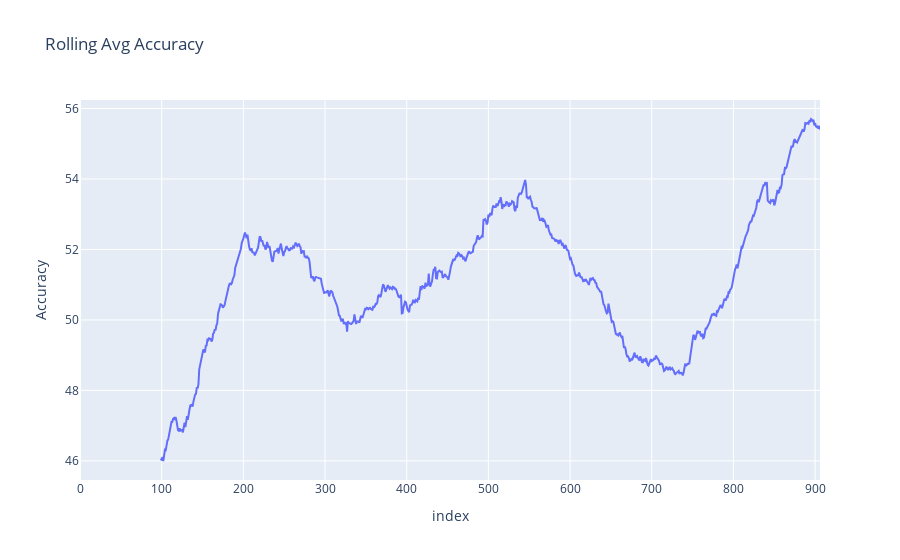

Here is the notebook cell this chart was saved with:
### Code cell
import plotly.express as px

mod = 100

fig = px.line(df, x=df.index, y=df['Accuracy'].rolling(window=mod).mean(), 
              labels={'x': 'Number of Games Played', 'y': 'Accuracy'},
              title='Rolling Avg Accuracy')

fig.show()

### Figure 1 — Plotly figure (JSON) as saved in the notebook; plotly's stock layout.template omitted (floating-point values rounded to 4 significant figures; data arrays with more than 128 entries replaced by an {"elided": "..."} marker saying what was removed)
{"data": [{"hovertemplate": "index=%{x}<br>Accuracy=%{y}<extra></extra>", "legendgroup": "", "line": {"color": "#636efa", "dash": "solid"}, "marker": {"symbol": "circle"}, "mode": "lines", "name": "", "orientation": "v", "showlegend": false, "type": "scatter", "x": {"elided": "907 int values"}, "xaxis": "x", "y": {"elided": "907 float values"}, "yaxis": "y"}], "layout": {"legend": {"tracegroupgap": 0}, "title": {"text": "Rolling Avg Accuracy"}, "xaxis": {"anchor": "y", "domain": [0, 1], "title": {"text": "index"}}, "yaxis": {"anchor": "x", "domain": [0, 1], "title": {"text": "Accuracy"}}}}
